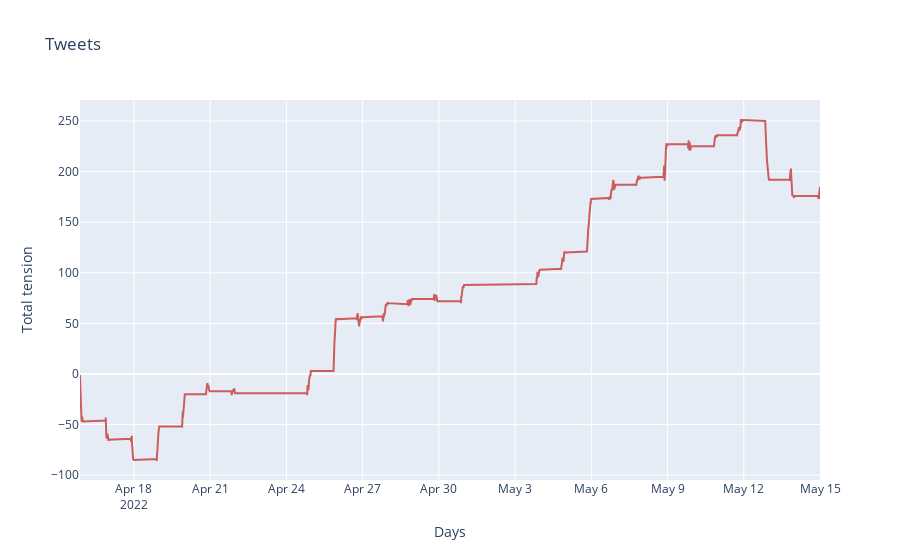

Notebook code for this chart:
### Code cell
plot_time_series(ts)

### Figure 1 — Plotly figure (JSON) as saved in the notebook; plotly's stock layout.template omitted (floating-point values rounded to 4 significant figures; data arrays with more than 128 entries replaced by an {"elided": "..."} marker saying what was removed)
{"data": [{"marker": {"color": "indianred"}, "text": "tension", "type": "scatter", "x": {"elided": "2800 str values"}, "y": {"elided": "2800 int values"}}], "layout": {"showlegend": false, "title": {"text": "Tweets"}, "xaxis": {"title": {"text": "Days"}}, "yaxis": {"title": {"text": "Total tension"}}}}
